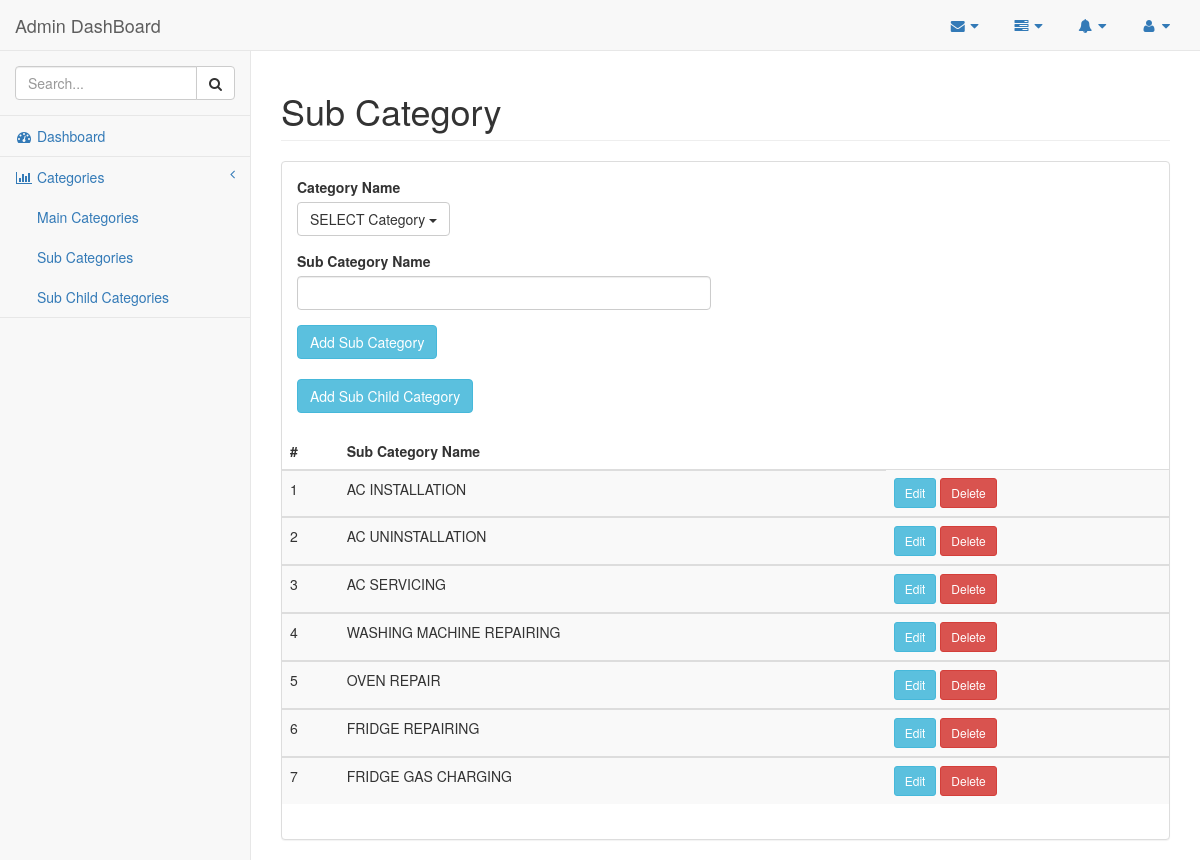
/subCategory.php (signed in), run on an earlier commit of the app's database.
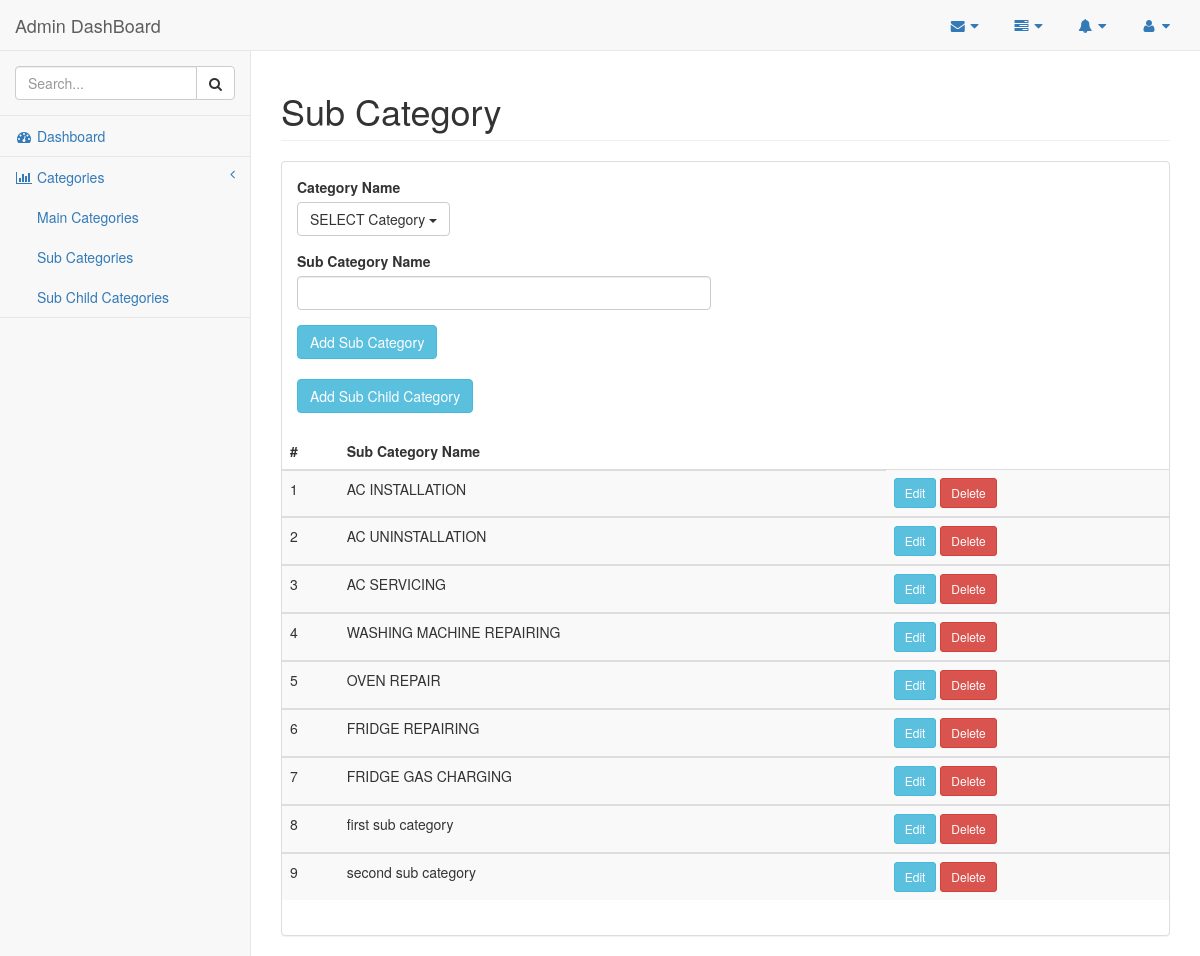
And on a later commit of the database.
### tables this page shows
CREATE TABLE `sub_categories` (
  `id` int(11) NOT NULL,
  `service_id` int(11) NOT NULL,
  `sub_category_name` varchar(100) NOT NULL
);

### classes/connectionClass.php (called while the page is built, shortened)
<?php
   	class connection {
   	   		public function __construct() {
   				$this->con = mysqli_connect(DB_SERVER,DB_USERNAME,DB_PASSWORD,DB_DATABASE);
   		}
   }
?>

### classes/servicesClass.php (called while the page is built, shortened)
<?php
	include_once 'connectionClass.php';
	class Service extends connection {
		public function allSubCategories(){
			$query = mysqli_query($this->con,"SELECT * from sub_categories");
			return $query;
		}
	}
 ?>

### subCategory.php (the view, shortened to what this page needs)
<?php
    include 'header.php';
    include 'sidebar.php';
    include 'classes/servicesClass.php';
?>
 <div id="page-wrapper">
            <div class="row">
                <div class="col-lg-12">
                    <h1 class="page-header">Sub Category</h1>
                </div>
            </div>
         <div class="row">
                <div class="col-lg-12">
                    <div class="panel panel-default">
                         <div class="panel-body">
                                <div class="row">
                                     <div class="col-lg-6">
                                             <div class="form-group">
                                                    <label class="control-label" for="inputSuccess">Category Name</label>
                                                    <div class="dropdown">
                                                        <button id="buttonname" class="btn btn-default dropdown-toggle" type="button" data-toggle="dropdown"><span id="hash">SELECT Category</span>
                                                        <span class="caret"></span></button>
                                                      </div>
                                                    </div>
                                             <form  method="post" role="form" action="subCategory.php">
                                                    <div class="form-group has-info">
                                                        <label class="control-label" for="inputSuccess">Sub Category Name</label>
                                                        <input type="text" class="form-control" id="inputSuccess" name="sub_category_name">
                                                    </div>
                                                        <input type="submit" class="btn btn-info" name="submit" value="Add Sub Category">
                                            </form>
                                            <br>
                                                <a href="subChildCategory.php"><button class="btn btn-info">Add Sub Child Category</button></a>
                                                <br>
                                            <br>
                                        </div>
                                        <div class="row">
                                            <div class="col-lg-12">
                                                <div class="table-responsive">
                                            <table class="table table-striped">
                                                <thead>
                                                    <tr>
                                                        <th>#</th>
                                                        <th>Sub Category Name</th>
                                                    </tr>
                                                </thead>
                                                <tbody>
                                                   <?php
                                                        $allcatObj = new Service;
                                                        $result = $allcatObj->allSubCategories();
                                                       $i=1;
                                                        while ($out=mysqli_fetch_array($result)) {
                                                      ?>
                                                      <tr>
                                                      <td><?php echo $i;?></td>
                                                          <td><?php
                                                           echo $out['sub_category_name'];
                                                           $cname=$out['sub_category_name'];
                                                          ?></td>
                                                        <td>
                                                        <a style="color:white;" href="editCategory.php?id=<?php echo $cname;?>&desc=<?php echo $cdes?>">
                                                            <button id="edit" class="btn btn-sm btn-info">
                                                                    Edit
                                                            </button>
                                                         </a>
                                                            <span><button id="delete" class="btn btn-sm btn-danger">Delete</button></span>
                                                        </td>
                                                    </tr>
                                                </tbody>
                                    <?php
                                        $i++;
                                          }
                                    ?>
                                            </table>
                            </div>
                                            </div>
                                        </div>
                                    </div>
                             </div>
                     </div>
            </div>
        </div>
</div>
<?php
    include 'footer.php';
 ?>

### header.php (shortened to what this page needs)
<!DOCTYPE html>
<html lang="en">
<head>
    <link href="bower_components/bootstrap/dist/css/bootstrap.min.css" rel="stylesheet">
    <link href="bower_components/metisMenu/dist/metisMenu.min.css" rel="stylesheet">
    <link href="dist/css/timeline.css" rel="stylesheet">
    <link href="dist/css/sb-admin-2.css" rel="stylesheet">
    <link href="bower_components/morrisjs/morris.css" rel="stylesheet">
    <link href="bower_components/font-awesome/css/font-awesome.min.css" rel="stylesheet" type="text/css">
</head>
<body>
    <div id="wrapper">
        <nav class="navbar navbar-default navbar-static-top" role="navigation" style="margin-bottom: 0">
            <div class="navbar-header">
                <a class="navbar-brand" href="index.html">Admin DashBoard</a>
            </div>

### sidebar.php (shortened to what this page needs)
<ul class="nav navbar-top-links navbar-right">
               <li class="dropdown">
                   <a class="dropdown-toggle" data-toggle="dropdown" href="#">
                       <i class="fa fa-envelope fa-fw"></i>  <i class="fa fa-caret-down"></i>
                   </a>
               </li>
               <li class="dropdown">
                   <a class="dropdown-toggle" data-toggle="dropdown" href="#">
                       <i class="fa fa-tasks fa-fw"></i>  <i class="fa fa-caret-down"></i>
                   </a>
               </li>
               <li class="dropdown">
                   <a class="dropdown-toggle" data-toggle="dropdown" href="#">
                       <i class="fa fa-bell fa-fw"></i>  <i class="fa fa-caret-down"></i>
                   </a>
               </li>
               <li class="dropdown">
                   <a class="dropdown-toggle" data-toggle="dropdown" href="#">
                       <i class="fa fa-user fa-fw"></i>  <i class="fa fa-caret-down"></i>
                   </a>
               </li>
           </ul>
           <div class="navbar-default sidebar" role="navigation">
               <div class="sidebar-nav navbar-collapse">
                   <ul class="nav" id="side-menu">
                       <li class="sidebar-search">
                           <div class="input-group custom-search-form">
                               <input type="text" class="form-control" placeholder="Search...">
                               <span class="input-group-btn">
                               <button class="btn btn-default" type="button">
                                   <i class="fa fa-search"></i>
                               </button>
                           </span>
                           </div>
                       </li>
                       <li>
                           <a href="services.php"><i class="fa fa-dashboard fa-fw"></i> Dashboard</a>
                       </li>
                       <li>
                           <a href="#"><i class="fa fa-bar-chart-o fa-fw"></i> Categories<span class="fa arrow"></span></a>
                           <ul class="nav nav-second-level">
                               <li>
                                   <a href="services.php">Main Categories</a>
                               </li>
                               <li>
                                   <a href="subCategory.php">Sub Categories</a>
                               </li>
                               <li>
                                   <a href="subChildCategory.php">Sub Child Categories</a>
                               </li>
                           </ul>
                       </li>
                   </ul>
               </div>
           </div>
       </nav>

### footer.php (shortened to what this page needs)
</body>
</html>

What changed in the data, as far as the page shows it:
added sub_categories: sub_category_name "first sub category"
added sub_categories: sub_category_name "second sub category"
